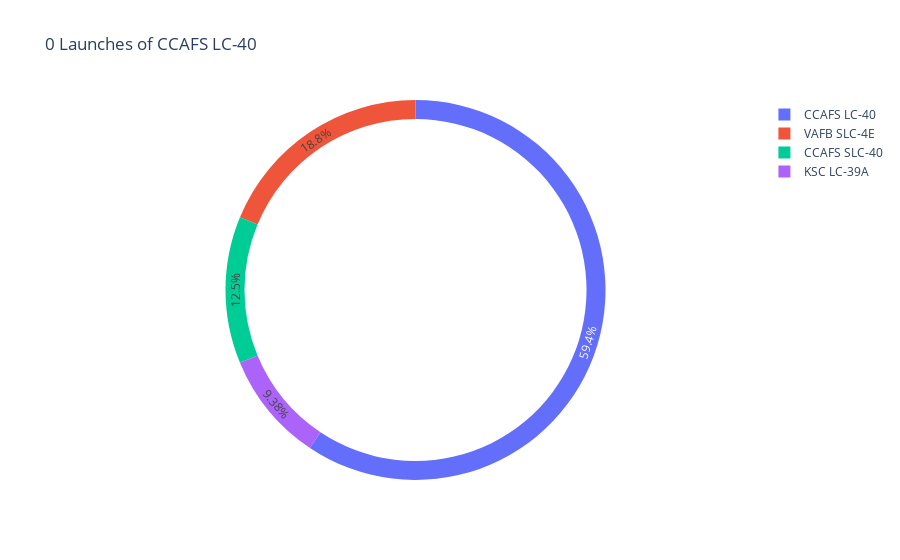

Notebook code cell kept with this figure:
### Code cell
entered_site='CCAFS LC-40'
outcome_=0
spaceX_df.columns

__=spaceX_df[spaceX_df['class']==outcome_].groupby(['Launch Site','class']).size().reset_index(name='counts')

__
pie_= px.pie(__,names='Launch Site', values='counts',hole=.9, title=f'{outcome_} Launches of {entered_site}')
pie_

### Figure 1 — Plotly figure (JSON) as saved in the notebook; plotly's stock layout.template omitted (floating-point values rounded to 4 significant figures)
{"data": [{"domain": {"x": [0, 1], "y": [0, 1]}, "hole": 0.9, "hovertemplate": "Launch Site=%{label}<br>counts=%{value}<extra></extra>", "labels": ["CCAFS LC-40", "CCAFS SLC-40", "KSC LC-39A", "VAFB SLC-4E"], "legendgroup": "", "name": "", "showlegend": true, "type": "pie", "values": [19, 4, 3, 6]}], "layout": {"autosize": true, "legend": {"tracegroupgap": 0}, "title": {"text": "0 Launches of CCAFS LC-40"}}}
